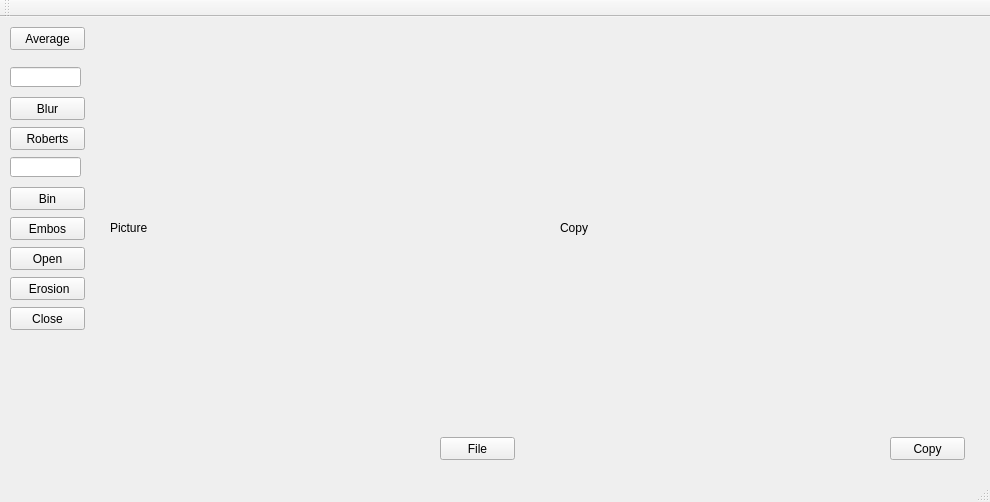
<?xml version="1.0" encoding="UTF-8"?>
<ui version="4.0">
 <class>MainWindow</class>
 <widget class="QMainWindow" name="MainWindow">
  <property name="geometry">
   <rect>
    <x>0</x>
    <y>0</y>
    <width>990</width>
    <height>502</height>
   </rect>
  </property>
  <property name="windowTitle">
   <string>MainWindow</string>
  </property>
  <widget class="QWidget" name="centralWidget">
   <widget class="QPushButton" name="pushButton_File">
    <property name="geometry">
     <rect>
      <x>440</x>
      <y>420</y>
      <width>75</width>
      <height>23</height>
     </rect>
    </property>
    <property name="text">
     <string>File</string>
    </property>
   </widget>
   <widget class="QLabel" name="label_Picture">
    <property name="geometry">
     <rect>
      <x>110</x>
      <y>10</y>
      <width>401</width>
      <height>401</height>
     </rect>
    </property>
    <property name="acceptDrops">
     <bool>false</bool>
    </property>
    <property name="autoFillBackground">
     <bool>true</bool>
    </property>
    <property name="text">
     <string>Picture</string>
    </property>
    <property name="textFormat">
     <enum>Qt::AutoText</enum>
    </property>
    <property name="scaledContents">
     <bool>true</bool>
    </property>
    <property name="wordWrap">
     <bool>false</bool>
    </property>
    <property name="openExternalLinks">
     <bool>false</bool>
    </property>
   </widget>
   <widget class="QPushButton" name="pushButton_Average">
    <property name="geometry">
     <rect>
      <x>10</x>
      <y>10</y>
      <width>75</width>
      <height>23</height>
     </rect>
    </property>
    <property name="text">
     <string>Average</string>
    </property>
   </widget>
   <widget class="QPushButton" name="pushButton_Copy">
    <property name="geometry">
     <rect>
      <x>890</x>
      <y>420</y>
      <width>75</width>
      <height>23</height>
     </rect>
    </property>
    <property name="text">
     <string>Copy</string>
    </property>
   </widget>
   <widget class="QLabel" name="label_Copy">
    <property name="geometry">
     <rect>
      <x>560</x>
      <y>10</y>
      <width>401</width>
      <height>401</height>
     </rect>
    </property>
    <property name="text">
     <string>Copy</string>
    </property>
    <property name="scaledContents">
     <bool>true</bool>
    </property>
    <property name="wordWrap">
     <bool>false</bool>
    </property>
    <property name="openExternalLinks">
     <bool>false</bool>
    </property>
   </widget>
   <widget class="QPushButton" name="pushButton_Blur">
    <property name="geometry">
     <rect>
      <x>10</x>
      <y>80</y>
      <width>75</width>
      <height>23</height>
     </rect>
    </property>
    <property name="text">
     <string>Blur</string>
    </property>
   </widget>
   <widget class="QLineEdit" name="lineEdit_h">
    <property name="geometry">
     <rect>
      <x>10</x>
      <y>50</y>
      <width>71</width>
      <height>20</height>
     </rect>
    </property>
   </widget>
   <widget class="QPushButton" name="pushButton_Roberts">
    <property name="geometry">
     <rect>
      <x>10</x>
      <y>110</y>
      <width>75</width>
      <height>23</height>
     </rect>
    </property>
    <property name="text">
     <string>Roberts</string>
    </property>
   </widget>
   <widget class="QPushButton" name="pushButton_Bin">
    <property name="geometry">
     <rect>
      <x>10</x>
      <y>170</y>
      <width>75</width>
      <height>23</height>
     </rect>
    </property>
    <property name="text">
     <string>Bin</string>
    </property>
   </widget>
   <widget class="QLineEdit" name="lineEdit_Bin">
    <property name="geometry">
     <rect>
      <x>10</x>
      <y>140</y>
      <width>71</width>
      <height>20</height>
     </rect>
    </property>
   </widget>
   <widget class="QPushButton" name="pushButton_Emboss">
    <property name="geometry">
     <rect>
      <x>10</x>
      <y>200</y>
      <width>75</width>
      <height>23</height>
     </rect>
    </property>
    <property name="text">
     <string>Embos</string>
    </property>
   </widget>
   <widget class="QPushButton" name="pushButton_Open">
    <property name="geometry">
     <rect>
      <x>10</x>
      <y>230</y>
      <width>75</width>
      <height>23</height>
     </rect>
    </property>
    <property name="text">
     <string>Open</string>
    </property>
   </widget>
   <widget class="QPushButton" name="pushButton_Erosion">
    <property name="geometry">
     <rect>
      <x>10</x>
      <y>260</y>
      <width>75</width>
      <height>23</height>
     </rect>
    </property>
    <property name="text">
     <string> Erosion</string>
    </property>
   </widget>
   <widget class="QPushButton" name="pushButton_Close">
    <property name="geometry">
     <rect>
      <x>10</x>
      <y>290</y>
      <width>75</width>
      <height>23</height>
     </rect>
    </property>
    <property name="text">
     <string>Close</string>
    </property>
   </widget>
  </widget>
  <widget class="QMenuBar" name="menuBar">
   <property name="geometry">
    <rect>
     <x>0</x>
     <y>0</y>
     <width>990</width>
     <height>21</height>
    </rect>
   </property>
  </widget>
  <widget class="QToolBar" name="mainToolBar">
   <attribute name="toolBarArea">
    <enum>TopToolBarArea</enum>
   </attribute>
   <attribute name="toolBarBreak">
    <bool>false</bool>
   </attribute>
  </widget>
  <widget class="QStatusBar" name="statusBar"/>
 </widget>
 <layoutdefault spacing="6" margin="11"/>
 <resources/>
 <connections/>
</ui>
